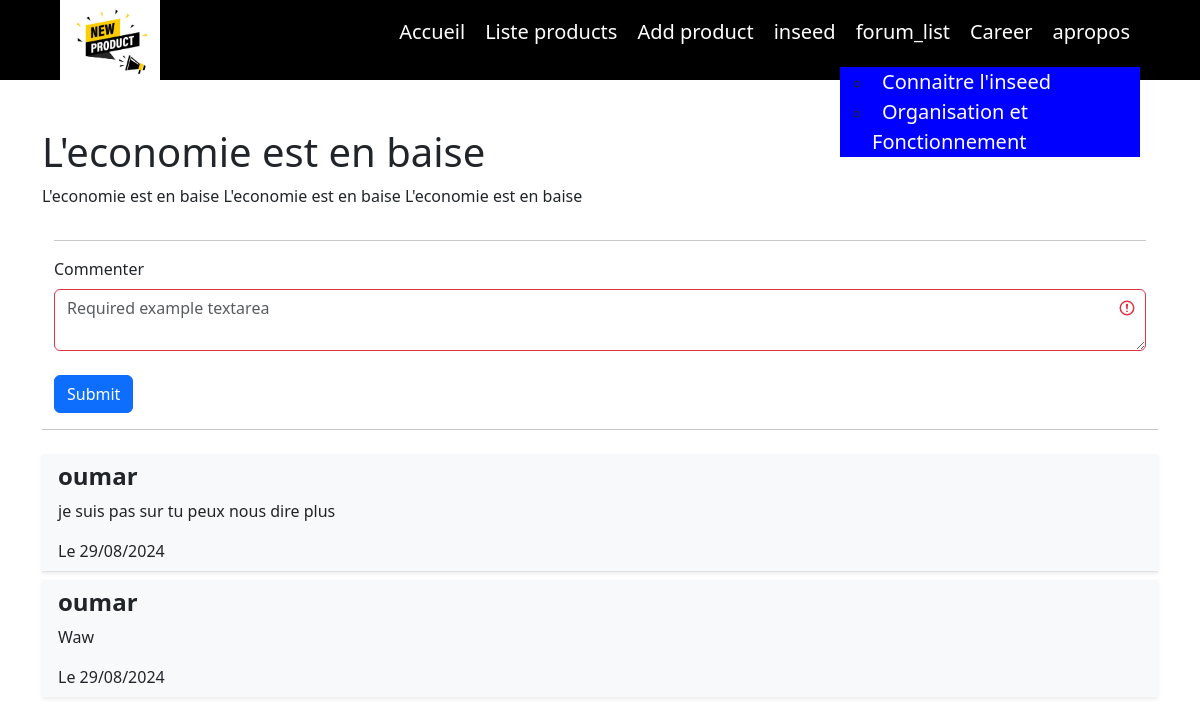
/forum/post_list/2/, run on an earlier commit of the app's database.
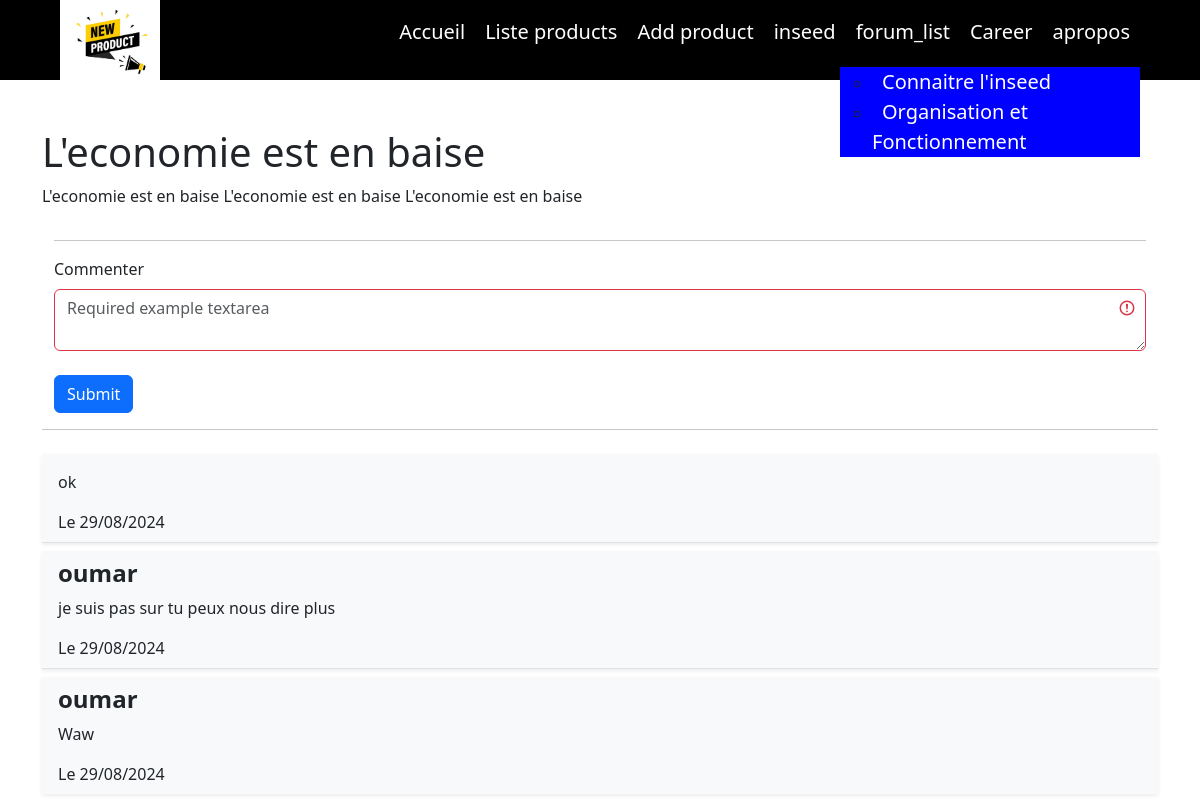
And on a later commit of the database.
### forum/models.py (models this page shows, shortened)
class Discusion (models.Model):
    title = models.CharField(max_length=255)
    content = models.TextField()
    forum = models.ForeignKey(Forum, on_delete=models.CASCADE)
    created_by = models.ForeignKey(User, on_delete=models.SET_NULL, null=True, blank=True)
    created_at = models.DateTimeField(auto_now_add=True)

class Post (models.Model):
    content = models.TextField()
    discussion = models.ForeignKey(Discusion, on_delete=models.CASCADE)
    created_by = models.ForeignKey(User, on_delete=models.SET_NULL, null=True, blank=True)
    created_at = models.DateTimeField(auto_now_add=True)

### forum/views.py (the view)
# urls.py: path('post_list/<int:discusion_id>/', views.post_list, name='post_list'),
def post_list(request, discusion_id):
    discusion = get_object_or_404(Discusion, id=discusion_id)
    posts = Post.objects.filter(discussion=discusion).order_by('-created_at')
    paginator = Paginator(posts, 5)
    page = request.GET.get('page')
    posts = paginator.get_page(page)
    return render(request, 'forum/post_list.html', {'discusion': discusion, 'posts': posts})

### forum/templates/forum/post_list.html (shortened to what this page needs)
{% extends 'index.html' %}
{% block content %}
<section class="container my-5">
    <h1>{{ discusion.title }}</h1>
    <p>{{ discusion.content }}</p>
    {% include 'forum/add_post.html'%}
    <hr />
    <div class="comments-section">
        <ul class="list-group list-group-flush">
            {% for post in posts %}
            <li class="list-group-item bg-light mt-2 shadow-sm">
                <h4><strong>{{ post.created_by.username }}</strong></h4>
                <p>{{ post.content }}</p>
                <span class="d-block justify-content-espace-between ">Le {{ post.created_at|date:"d/m/Y" }}
                </span>
            </li>
            {% empty %}
            <div>Aucun forum</div>
            {% endfor %}
        </ul>
    </div>
</section>
{% endblock %}

### templates/index.html (shortened to what this page needs)
<!DOCTYPE html>
<html lang="en">
{% load static %}
<head>
    <link rel="stylesheet" href="{% static 'style.css' %}">
    <link rel="stylesheet" href="{% static 'inseed/style.css' %}">
    <link href="https://cdn.jsdelivr.net/npm/bootstrap@5.3.3/dist/css/bootstrap.min.css" rel="stylesheet"
>
</head>
<body>
    <header class="header">
        <div class="content">
            <div class="logo">
                <img src="{% static 'img/logo.jpg' %}" alt="">
            </div>
            <nav class="navbar">
                <ul class="links">
                    <li class="link"><a href="{% url 'products:index' %}">Accueil</a></li>
                    <li class="link"><a href="{% url 'List_product:list_products' %}">Liste products</a></li>
                    <li class="link"><a href="{% url 'products:add_products' %}">Add product</a></li>
                    <li class="link"><a href="{% url 'inseed:inseed' %}">inseed</a></li>
                    <li class="link"><a href="{% url 'forum:forum_list' %}">forum_list</a></li>
                    <li><a href="{% url 'career:career' %}">Career</a></li>
                    <li class="link" style="position: relative;">
                        <a href="">apropos</a>
                        <ul style="position: absolute; right: 0; top: 50px; background-color: blue; width: 300px;">
                            <li><a href="{% url 'inseed_apropos:apropos' %}">Connaitre l'inseed</a></li>
                            <li><a href="{% url 'inseed_apropos:organigrame' %}">Organisation et Fonctionnement</a></li>
                        </ul>
                    </li>
                </ul>
            </nav>
        </div>
    </header>
    {% block content%}
    {% endblock %}
</body>
</html>

### forum/templates/forum/add_post.html (shortened to what this page needs)
<section class="container">
    <hr>
    <form class="form-group" action="{% url 'forum:add_post' discusion.id %}" method="post">
        <div>
            <label class="form-label" for="validationTextarea">Commenter</label>
            <textarea class="form-control is-invalid" id="validationTextarea" placeholder="Required example textarea"
                required name="content"></textarea>
            <br>
        </div>
        <button type="submit" class="btn btn-primary">Submit</button>
    </form>
</section>

### products/static/style.css (style rules this page uses)
body { padding: 0; margin: 0; box-sizing: border-box; }
.header { background-color: black; height: 80px; position: relative; }
.content { display: flex; justify-content: space-between; align-items: center; width: 90%; margin: 0 auto; }
.header .content img { width: 100px; height: 80px; margin:0; padding: 0; }
.navbar { display: flex; align-items: center; justify-content: center; list-style-type: none; }
.navbar .links { display: flex; align-items: center; justify-content: center; list-style-type: none; }
.navbar .links a { text-decoration: none; color: white; margin: 0 10px; font-size: 20px; transition: all 0.3s ease; }
section { width: 80%; margin: auto; position: relative; height:calc(50vh - 80px); display: flex; flex-direction: column; }

What changed in the data, as far as the page shows it:
added Post: content "ok", created_at "29/08/2024"
